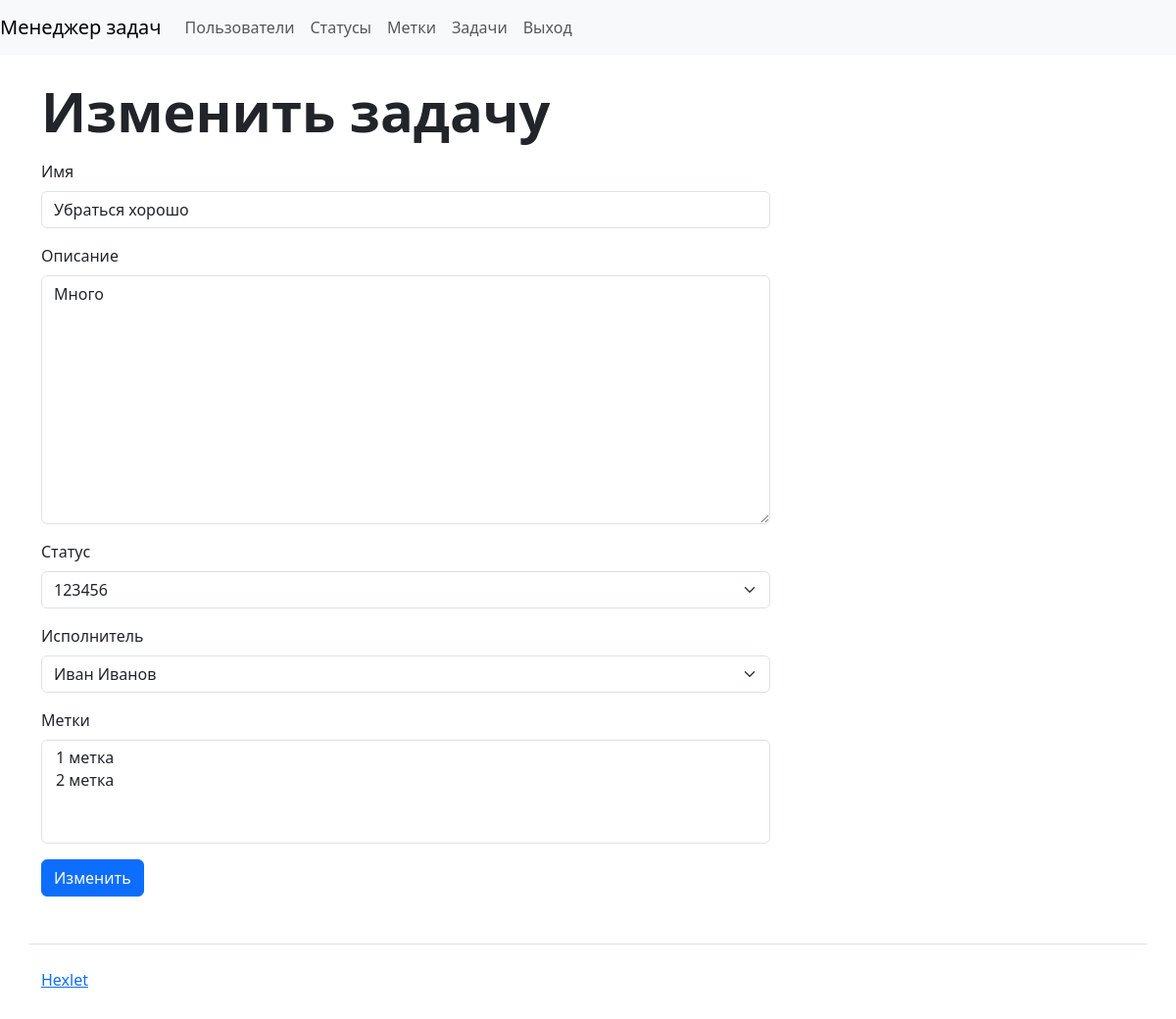
The app's page /tasks/5/update/ (signed in), older data.
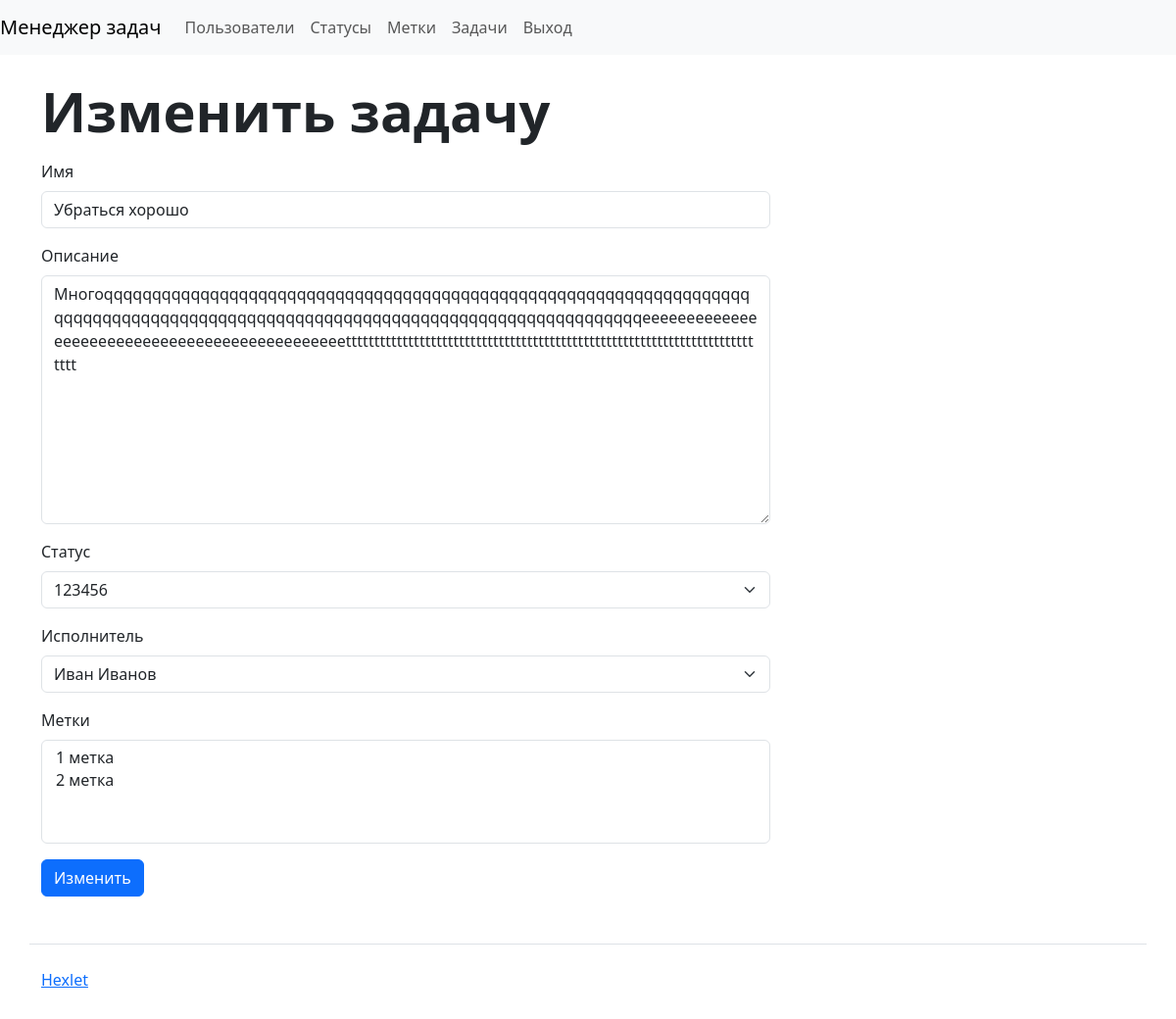
The same page, newer data.
### task_manager/tasks/models.py (models this page shows, shortened)
class Task(models.Model):
    name = models.CharField(_('Name'), max_length=255)
    description = models.TextField(_('Description'), max_length=255)
    status = models.ForeignKey(Status, on_delete=models.PROTECT,
                               verbose_name=_('status'),
                               related_name='status')
    author = models.ForeignKey(User, null=True, on_delete=models.PROTECT,
                               related_name='author')
    executor = models.ForeignKey(User, blank=True,
                                 null=True, on_delete=models.PROTECT,
                                 related_name='executor',
                                 verbose_name=_('Executor'))
    labels = models.ManyToManyField(Label, blank=True,
                                    verbose_name=_('Labels'))
    created_at = models.DateTimeField(auto_now_add=True)

### task_manager/statuses/models.py (models this page shows)
class Status(models.Model):
    name = models.CharField(max_length=250, unique=True)
    created_at = models.DateTimeField(auto_now_add=True)
    def __str__(self):
        return self.name

### task_manager/tasks/views.py (the view, shortened to what this page needs)
# urls.py: path("<int:pk>/update/", views.TaskUpdateView.as_view(),
class TaskUpdateView(LoginRequiredMixin, SuccessMessageMixin, UpdateView):
    login_url = 'login'
    model = Task
    form_class = TaskForm
    template_name = "tasks/update.html"
    success_url = reverse_lazy("tasks_index")
    success_message = _("Task successfully update")

### task_manager/tasks/forms.py
class TaskForm(forms.ModelForm):
    class Meta:
        model = Task
        fields = ["name", "description", "status", "executor", "labels"]

### task_manager/labels/models.py (called while the page is built)
    def __str__(self):
        return self.name

### task_manager/users/models.py (called while the page is built)
    def __str__(self):
        return self.get_full_name()

### task_manager/templates/tasks/update.html (shortened to what this page needs)
{% extends "base.html" %}
{% load i18n %}
{% load django_bootstrap5 %}
{% block content %}
<h1 class="display-4 fw-bold mt-4">{% translate "Update task" %}</h1>
            <div class="col-12 col-md-8 mt-3 mt-mb-0">
                <form action="{% url 'tasks_update' pk=task.id %}" method="post">
                    {% bootstrap_form form %}
                <button class="btn btn-primary">{% translate "Update" %}</button>
                </form>
    </div>
{% endblock %}

Row changes from the older to the newer data that the page shows:
changed Task "Иван Иванов": description "Много" → "Многоqqqqqqqqqqqqqqqqqqqqqqqqqqqqqqqqqqqqqqqqqqqqqqqqqqqqqqqqqqqqqqqqqqqqqqqqqqqqqqqqqqqqqqqqqqqqqqqqqqqqqqqqqqqqqqqqqqqqqqqqqqqqqqqqeeeeeeeeeeeeeeeeeeeeeeeeeeeeeeeeeeeeeeeeeeeeeetttttttttttttttttttttttttttttttttttttttttttttttttttttttttttttttttttttttttttt"
